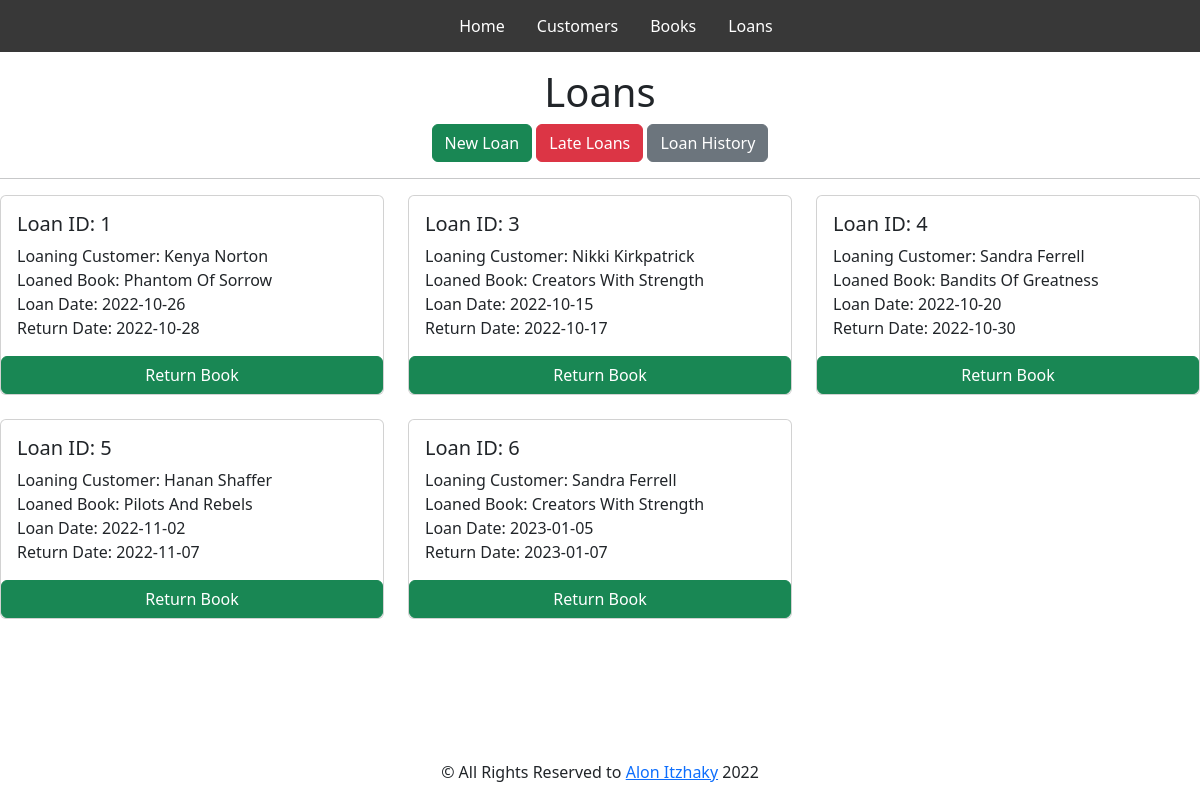
Screenshot of /Loans/ with the database file from the repository.
### app.py (models this page shows, shortened)
class Loans(db.Model):
    id = db.Column('LoanID', db.Integer, primary_key = True)
    customer_id = db.Column('CustomerID', db.Integer, db.ForeignKey("customers.CustomerID"))
    book_id = db.Column('BookID', db.Integer, db.ForeignKey("books.BookID"))
    loan_date = db.Column('LoanDate', db.Date)
    return_date = db.Column('ReturnDate', db.Date)
    returned = db.Column('ReturnedOn', db.Boolean)

class Customers(db.Model):
    id = db.Column('CustomerID', db.Integer, primary_key = True)
    customer_name = db.Column('CustomerName', db.String(50))
    customer_age = db.Column('CustomerAge', db.Integer)
    customer_city = db.Column('CustomerCity', db.String(25))
    loanlink = db.relationship("Loans", backref = "customers")

class Books(db.Model):
    id = db.Column('BookID', db.Integer, primary_key = True)
    book_name = db.Column('BookName', db.String(100))
    book_author = db.Column('BookAuthor', db.String(50))
    published = db.Column('PublishedDate', db.String(10))
    book_type = db.Column('BookType', db.Integer)
    loanlink = db.relationship("Loans", backref = "books")

### app.py (the view, shortened to what this page needs)
@app.route('/Loans/<id>')
@app.route('/Loans/', methods = ['GET', 'POST'])
def all_loans(id = 0):
    if request.method == 'GET':
        if int(id) > 0:
            return render_template('all_loans.html', loans = Loans.query.get(int(id)))
        if int(id) == -1:
            return render_template('all_loans.html', loans = Loans.query.filter_by(returned = True), returned = True)
        return render_template('all_loans.html', loans = Loans.query.filter_by(returned = False))

### templates/all_loans.html (shortened to what this page needs)
{% extends "layout.html" %}
{% block content %}
<div class="d-flex justify-content-center">
    {%- if returned == True %}
    <h1>Loan History</h1>
    {% else %}
    <h1>Loans</h1>
    {% endif %}
</div>
<div class="d-flex justify-content-center">
    <a class="btn btn-success" href="/NewLoans/" role="button">New Loan</a>
    <a class='btn btn-danger' href="/Loans/Late/" role="button">Late Loans</a>
    <a class='btn btn-secondary' href="/Loans/-1" role="button">Loan History</a>
</div>
<hr>
<div class="row row-cols-1 row-cols-md-3 g-4">
    {%- for loan in loans %}
    <div class="col">
        <div class="card h-100">
            <div class="card-body">
                <h5 class="card-title">Loan ID: {{ loan.id }}</h5>
                <p class="card-text">Loaning Customer: {{ loan.customers.customer_name }}
                    <br>
                    Loaned Book: {{ loan.books.book_name }}
                    <br>
                    Loan Date: {{ loan.loan_date }}
                    <br>
                    Return Date: {{ loan.return_date }}
                </p>
            </div>
            <a href="/Loans/Return/{{loan.id}}"class="btn btn-success">Return Book</a>
        </div>
    </div>
    {% endfor %}
</div>
{% endblock %}

### templates/layout.html (shortened to what this page needs)
<!DOCTYPE html>
<html>
<head>
    <link href="https://cdn.jsdelivr.net/npm/bootstrap@5.2.2/dist/css/bootstrap.min.css" rel="stylesheet"
 />
</head>
<body>
    <ul class="d-flex justify-content-center">
        <li><a class="active" href="/">Home</a></li>
        <li><a class="customers" href="/Customers/">Customers</a></li>
        <li><a class="books" href="/Books/">Books</a></li>
        <li><a class="loans" href="/Loans/">Loans</a></li>
    </ul>
    <div id="content">{% block content %}{% endblock %}</div>
    <div id="footer">
        {% block footer %}
        &copy; All Rights Reserved to <a href="https://www.instagram.com/alon.itzhaky">Alon Itzhaky</a> 2022
        {% endblock %}
    </div>
</body>
</html>

### templates/layout.html (style rules this page uses)
#footer { background-color: white; position: relative; left: 0; bottom: 0; width: 100%; height: 5%; text-align: center; }
ul { list-style-type: none; margin: 0; padding: 0; overflow: hidden; background-color: #383838; }
li { float: left; }
li a { display: block; color: white; text-align: center; padding: 14px 16px; text-decoration: none; }

### templates/all_loans.html (style rules this page uses)
#footer { position: fixed; }

### rows the page displays
Loans: id "1", customers.customer_name "Kenya Norton", books.book_name "Phantom Of Sorrow", loan_date "2022-10-26", return_date "2022-10-28"
Loans: id "3", customers.customer_name "Nikki Kirkpatrick", books.book_name "Creators With Strength", loan_date "2022-10-15", return_date "2022-10-17"
Loans: id "4", customers.customer_name "Sandra Ferrell", books.book_name "Bandits Of Greatness", loan_date "2022-10-20", return_date "2022-10-30"
Loans: id "5", customers.customer_name "Hanan Shaffer", books.book_name "Pilots And Rebels", loan_date "2022-11-02", return_date "2022-11-07"
Loans: id "6", customers.customer_name "Sandra Ferrell", books.book_name "Creators With Strength", loan_date "2023-01-05", return_date "2023-01-07"
